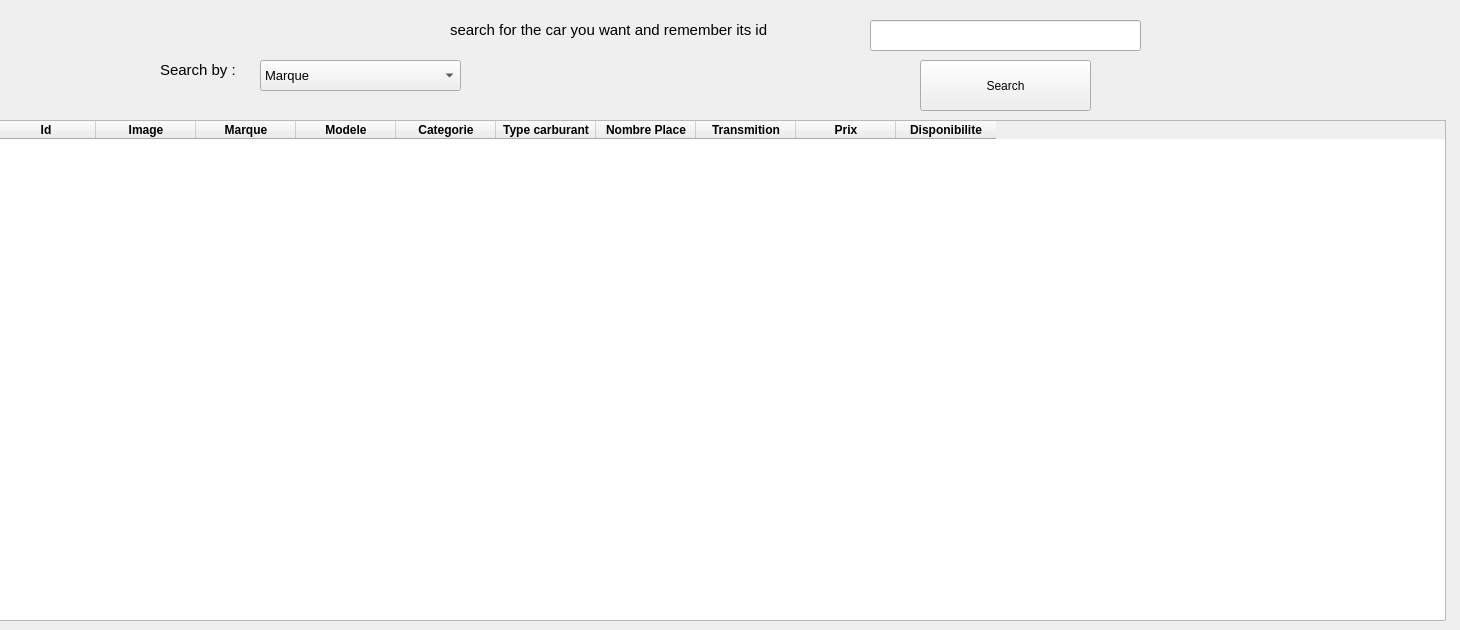
      <widget class="QWidget" name="tab_9">
       <attribute name="title">
        <string>Available cars</string>
       </attribute>
       <widget class="QTableWidget" name="tableWidget_4">
        <property name="geometry">
         <rect>
          <x>-5</x>
          <y>120</y>
          <width>1451</width>
          <height>501</height>
         </rect>
        </property>
        <property name="font">
         <font>
          <weight>75</weight>
          <bold>true</bold>
         </font>
        </property>
        <property name="frameShape">
         <enum>QFrame::StyledPanel</enum>
        </property>
        <property name="frameShadow">
         <enum>QFrame::Plain</enum>
        </property>
        <property name="lineWidth">
         <number>2</number>
        </property>
        <attribute name="verticalHeaderVisible">
         <bool>false</bool>
        </attribute>
        <column>
         <property name="text">
          <string>Id</string>
         </property>
        </column>
        <column>
         <property name="text">
          <string>Image</string>
         </property>
        </column>
        <column>
         <property name="text">
          <string>Marque</string>
         </property>
        </column>
        <column>
         <property name="text">
          <string>Modele</string>
         </property>
        </column>
        <column>
         <property name="text">
          <string>Categorie</string>
         </property>
        </column>
        <column>
         <property name="text">
          <string>Type carburant</string>
         </property>
        </column>
        <column>
         <property name="text">
          <string>Nombre Place</string>
         </property>
        </column>
        <column>
         <property name="text">
          <string>Transmition</string>
         </property>
        </column>
        <column>
         <property name="text">
          <string>Prix</string>
         </property>
        </column>
        <column>
         <property name="text">
          <string>Disponibilite</string>
         </property>
        </column>
       </widget>
       <widget class="QPushButton" name="searchbtn_2">
        <property name="geometry">
         <rect>
          <x>920</x>
          <y>60</y>
          <width>171</width>
          <height>51</height>
         </rect>
        </property>
        <property name="text">
         <string>Search</string>
        </property>
       </widget>
       <widget class="QLineEdit" name="searchtxt_2">
        <property name="geometry">
         <rect>
          <x>870</x>
          <y>20</y>
          <width>271</width>
          <height>31</height>
         </rect>
        </property>
       </widget>
       <widget class="QComboBox" name="searchCMB_2">
        <property name="geometry">
         <rect>
          <x>260</x>
          <y>60</y>
          <width>201</width>
          <height>31</height>
         </rect>
        </property>
        <property name="font">
         <font>
          <pointsize>10</pointsize>
         </font>
        </property>
        <item>
         <property name="text">
          <string>Marque</string>
         </property>
        </item>
        <item>
         <property name="text">
          <string>Type de Carburant</string>
         </property>
        </item>
        <item>
         <property name="text">
          <string>Nombre du Place</string>
         </property>
        </item>
        <item>
         <property name="text">
          <string>Prix par jour</string>
         </property>
        </item>
        <item>
         <property name="text">
          <string>Transmition</string>
         </property>
        </item>
       </widget>
       <widget class="QLabel" name="label_36">
        <property name="geometry">
         <rect>
          <x>450</x>
          <y>20</y>
          <width>411</width>
          <height>20</height>
         </rect>
        </property>
        <property name="font">
         <font>
          <pointsize>11</pointsize>
         </font>
        </property>
        <property name="text">
         <string>search for the car you want and remember its id</string>
        </property>
       </widget>
       <widget class="QLabel" name="label_37">
        <property name="geometry">
         <rect>
          <x>160</x>
          <y>60</y>
          <width>101</width>
          <height>20</height>
         </rect>
        </property>
        <property name="font">
         <font>
          <pointsize>11</pointsize>
         </font>
        </property>
        <property name="text">
         <string>Search by :</string>
        </property>
       </widget>
      </widget>
